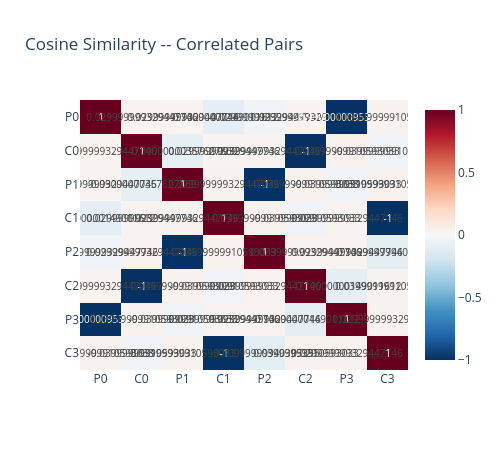
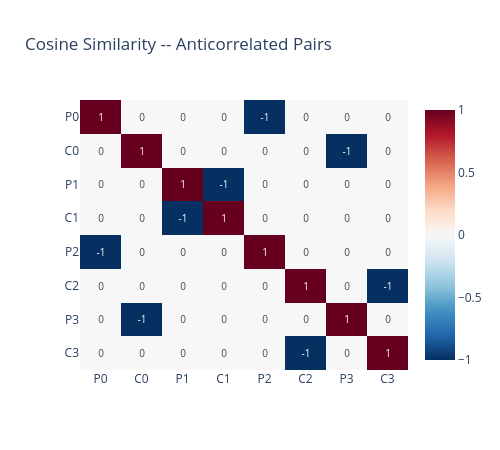

Notebook code for these charts, in order:
### Code cell
# -- Side-by-side heatmaps -------------------------------------------------

for label, cos_mat in [
    ("Correlated Pairs", cos_corr),
    ("Anticorrelated Pairs", cos_anti),
]:
    fig = cosine_heatmap(
        cos_mat,
        title=f"Cosine Similarity -- {label}",
        labels=pair_labels,
    )
    fig.show()

### Figure 1 — Plotly figure (JSON) as saved in the notebook; plotly's stock layout.template omitted (floating-point values rounded to 4 significant figures)
{"data": [{"colorscale": [[0, "rgb(5,48,97)"], [0.1, "rgb(33,102,172)"], [0.2, "rgb(67,147,195)"], [0.3, "rgb(146,197,222)"], [0.4, "rgb(209,229,240)"], [0.5, "rgb(247,247,247)"], [0.6, "rgb(253,219,199)"], [0.7, "rgb(244,165,130)"], [0.8, "rgb(214,96,77)"], [0.9, "rgb(178,24,43)"], [1, "rgb(103,0,31)"]], "text": [[1.0, 0.03, 0.03, -0.1, -0.03, 0.03, -0.99, 0.04], [0.03, 1.0, -0.09, 0.03, 0.03, -1.0, 0.04, -0.04], [0.03, -0.09, 1.0, 0.03, -1.0, 0.04, -0.04, 0.04], [-0.1, 0.03, 0.03, 1.0, 0.04, -0.04, 0.03, -1.0], [-0.03, 0.03, -1.0, 0.04, 1.0, 0.03, 0.03, -0.11], [0.03, -1.0, 0.04, -0.04, 0.03, 1.0, -0.1, 0.04], [-0.99, 0.04, -0.04, 0.03, 0.03, -0.1, 1.0, 0.03], [0.04, -0.04, 0.04, -1.0, -0.11, 0.04, 0.03, 1.0]], "textfont": {"size": 10}, "texttemplate": "%{text}", "type": "heatmap", "x": ["P0", "C0", "P1", "C1", "P2", "C2", "P3", "C3"], "y": ["P0", "C0", "P1", "C1", "P2", "C2", "P3", "C3"], "z": [[1.0, 0.03189, 0.02684, -0.09587, -0.03145, 0.03034, -0.9947, 0.03753], [0.03189, 1.0, -0.09381, 0.03092, 0.02798, -0.9963, 0.04015, -0.03667], [0.02684, -0.09381, 1.0, 0.03246, -0.9952, 0.0357, -0.03596, 0.03524], [-0.09587, 0.03092, 0.03246, 1.0, 0.0379, -0.03768, 0.02513, -0.9959], [-0.03145, 0.02798, -0.9952, 0.0379, 1.0, 0.02991, 0.03053, -0.1054], [0.03034, -0.9963, 0.0357, -0.03768, 0.02991, 1.0, -0.1019, 0.03564], [-0.9947, 0.04015, -0.03596, 0.02513, 0.03053, -0.1019, 1.0, 0.03275], [0.03753, -0.03667, 0.03524, -0.9959, -0.1054, 0.03564, 0.03275, 1.0]], "zmax": 1, "zmin": -1}], "layout": {"height": 450, "title": {"text": "Cosine Similarity -- Correlated Pairs"}, "width": 500, "yaxis": {"autorange": "reversed"}}}

### Figure 2 — Plotly figure (JSON) as saved in the notebook; plotly's stock layout.template omitted (floating-point values rounded to 4 significant figures)
{"data": [{"colorscale": [[0, "rgb(5,48,97)"], [0.1, "rgb(33,102,172)"], [0.2, "rgb(67,147,195)"], [0.3, "rgb(146,197,222)"], [0.4, "rgb(209,229,240)"], [0.5, "rgb(247,247,247)"], [0.6, "rgb(253,219,199)"], [0.7, "rgb(244,165,130)"], [0.8, "rgb(214,96,77)"], [0.9, "rgb(178,24,43)"], [1, "rgb(103,0,31)"]], "text": [[1.0, -0.0, 0.0, 0.0, -1.0, -0.0, 0.0, 0.0], [-0.0, 1.0, 0.0, 0.0, -0.0, -0.0, -1.0, -0.0], [0.0, 0.0, 1.0, -1.0, -0.0, -0.0, -0.0, 0.0], [0.0, 0.0, -1.0, 1.0, 0.0, -0.0, 0.0, -0.0], [-1.0, -0.0, -0.0, 0.0, 1.0, 0.0, 0.0, -0.0], [-0.0, -0.0, -0.0, -0.0, 0.0, 1.0, 0.0, -1.0], [0.0, -1.0, -0.0, 0.0, 0.0, 0.0, 1.0, -0.0], [0.0, -0.0, 0.0, -0.0, -0.0, -1.0, -0.0, 1.0]], "textfont": {"size": 10}, "texttemplate": "%{text}", "type": "heatmap", "x": ["P0", "C0", "P1", "C1", "P2", "C2", "P3", "C3"], "y": ["P0", "C0", "P1", "C1", "P2", "C2", "P3", "C3"], "z": [[1.0, -0.001134, 0.0002198, 0.0004614, -1.0, -0.0005798, 0.001599, 0.0008297], [-0.001134, 1.0, 0.0009391, 0.0003939, -0.003323, -4.172e-06, -1.0, -6.88e-05], [0.0002198, 0.0009391, 1.0, -1.0, -0.001063, -0.0003164, -0.001952, 0.0008674], [0.0004614, 0.0003939, -1.0, 1.0, 0.0003759, -0.0005394, 0.0006184, -1.154e-05], [-1.0, -0.003323, -0.001063, 0.0003759, 1.0, 0.0004096, 0.002858, -0.0006596], [-0.0005798, -4.172e-06, -0.0003164, -0.0005394, 0.0004096, 1.0, 0.001392, -1.0], [0.001599, -1.0, -0.001952, 0.0006184, 0.002858, 0.001392, 1.0, -0.001319], [0.0008297, -6.88e-05, 0.0008674, -1.154e-05, -0.0006596, -1.0, -0.001319, 1.0]], "zmax": 1, "zmin": -1}], "layout": {"height": 450, "title": {"text": "Cosine Similarity -- Anticorrelated Pairs"}, "width": 500, "yaxis": {"autorange": "reversed"}}}
